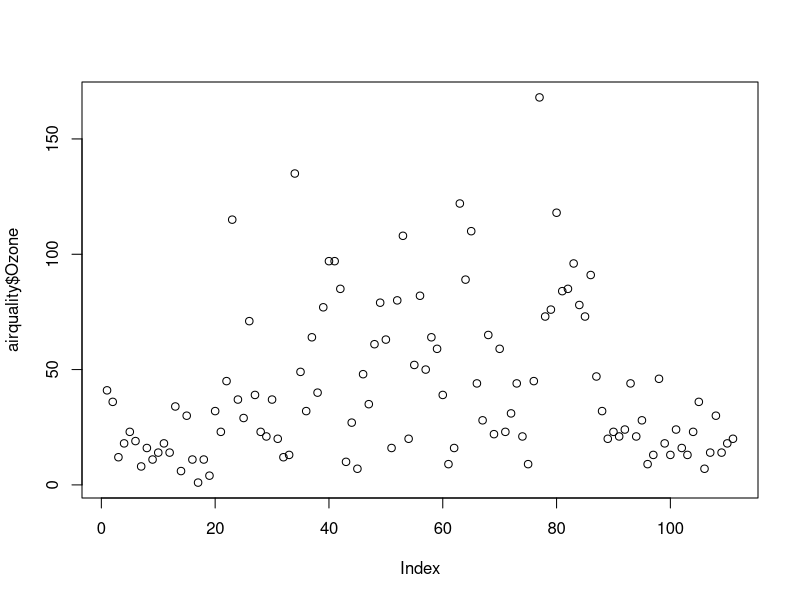
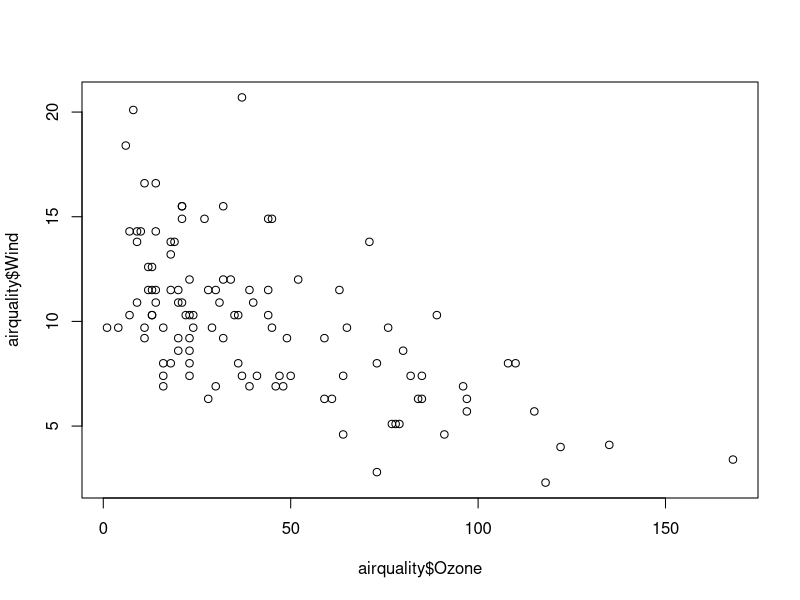
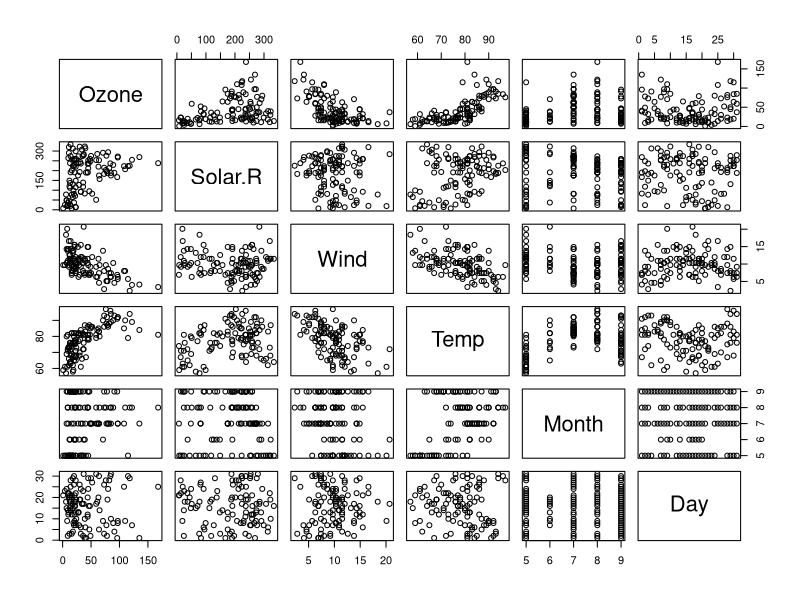
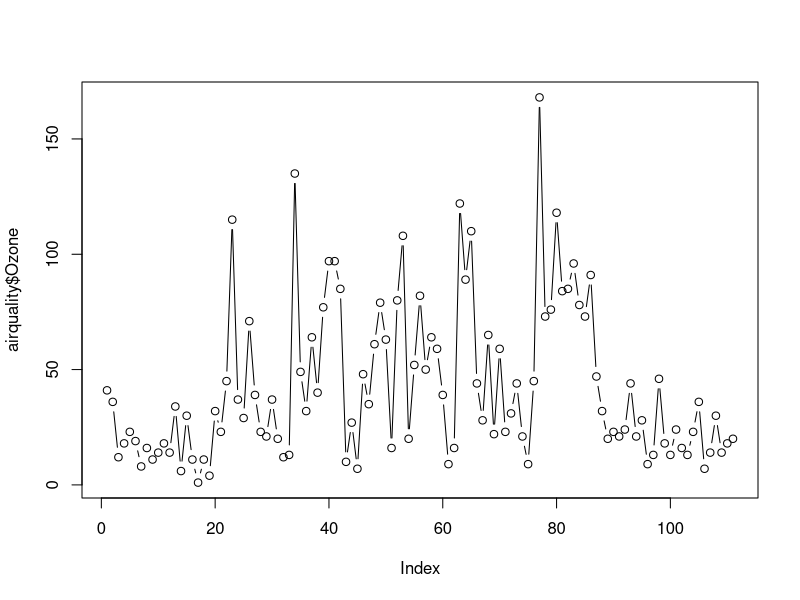
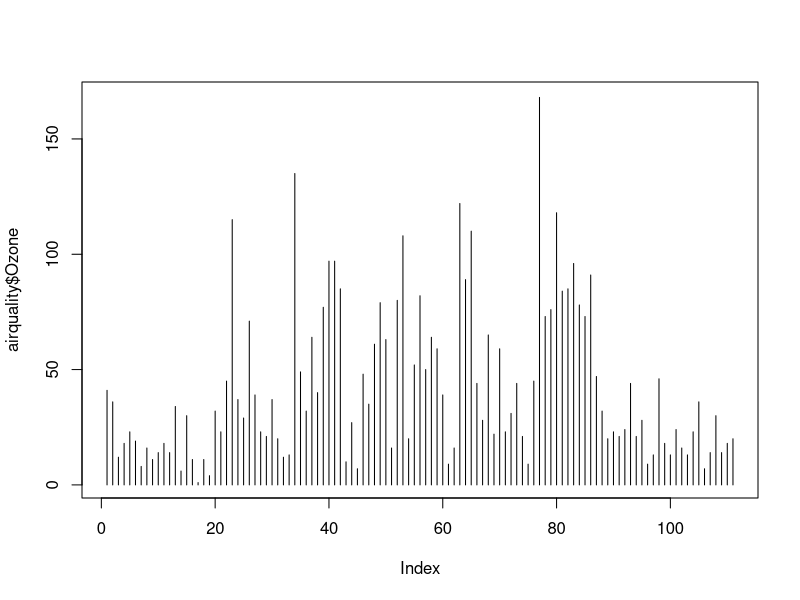
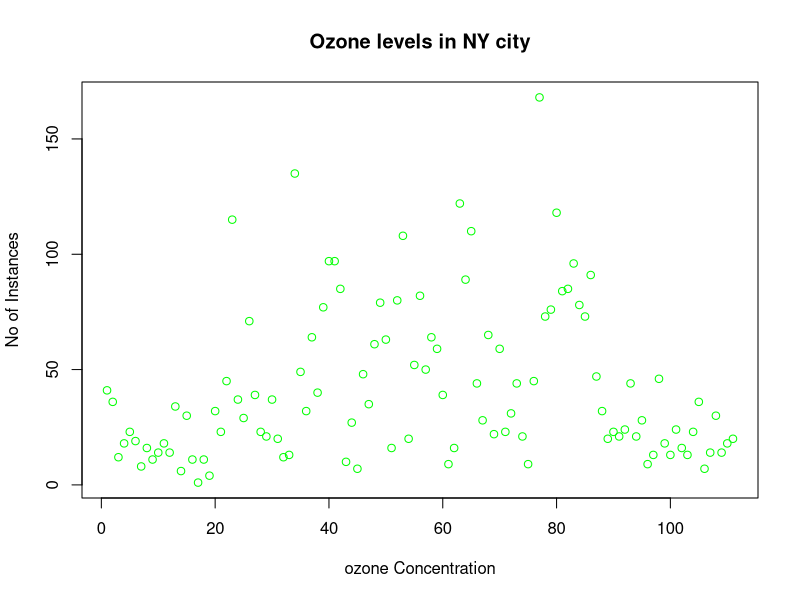
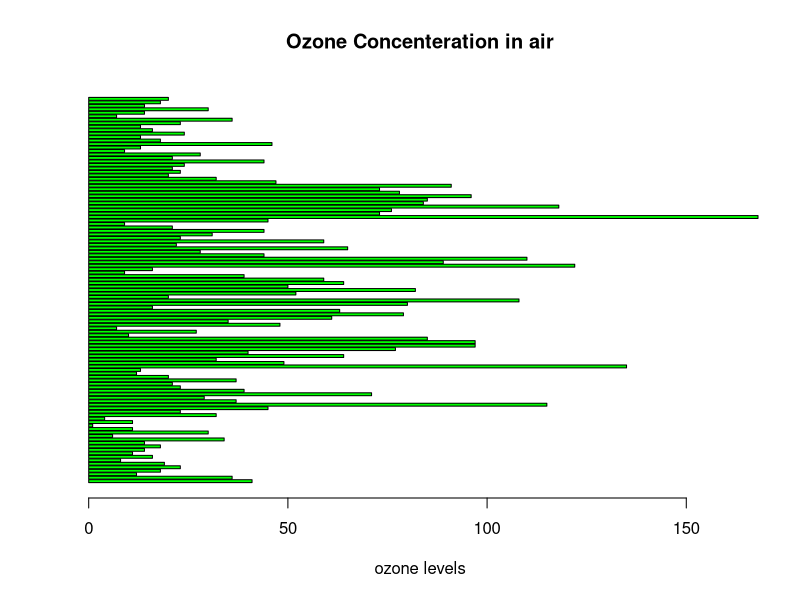
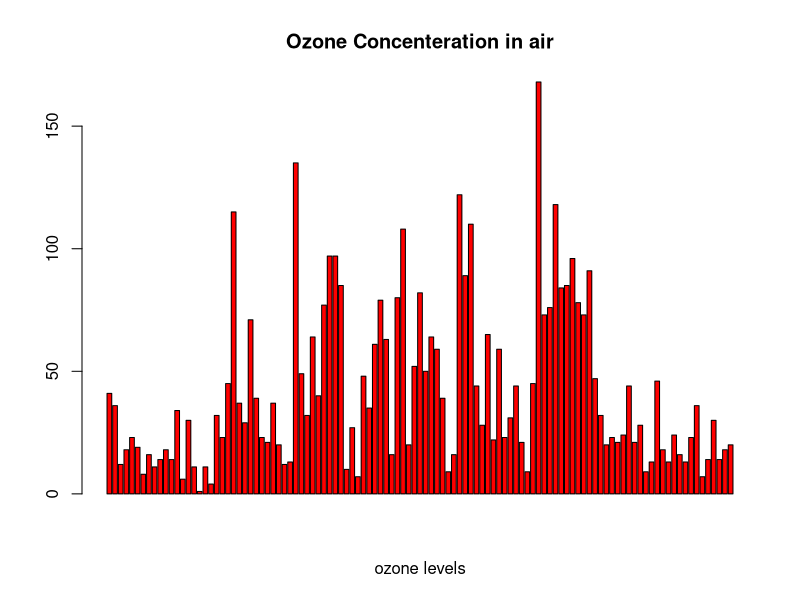

Write the R code that produced these figures, in order.
#setwd("give the path")
airquality = read.csv('airquality.csv',header=TRUE, sep=",")

#data exploration
str(airquality)


head(airquality)
tail(airquality)

summary(airquality)


#some basic plots using the Base R functions
plot(airquality$Ozone)


#plot between ozone and wind value
plot(airquality$Ozone, airquality$Wind) #shows negative correlation


plot(airquality)

#We get a matrix of scatterplots which is a correlation matrix of all the columns.
#The plot above instantly shows that:
  
#  --The level of Ozone and Temperature is correlated positively.
#  --Wind speed is negatively correlated to both Temperature and Ozone level.
#We can quickly discover the relationship between variables by merely looking
#at the plots drawn between them.







#The plot function has an argument called type which can take in values like
#p: points, l: lines,b: both etc. This decides the shape of the output graph.

# points and lines 
plot(airquality$Ozone, type= "b")

# high density vertical lines.
plot(airquality$Ozone, type= "h")
#checkout more about plot
?plot()



#adding labels, title and color

plot(airquality$Ozone, xlab = 'ozone Concentration',
     ylab = 'No of Instances', main = 'Ozone levels in NY city', col = 'green')

# Horizontal bar plot
barplot(airquality$Ozone, main = 'Ozone Concenteration in air',
        xlab = 'ozone levels', col= 'green',horiz = TRUE)


# Vertical bar plot
barplot(airquality$Ozone, main = 'Ozone Concenteration in air',
        xlab = 'ozone levels', col='red',horiz = FALSE)

#histogram
hist(airquality$Solar.R)


hist(airquality$Solar.R, main = 'Solar Radiation values in air',xlab = 'Solar rad.', col='red')


#boxplot
#Single box plot
boxplot(airquality$Solar.R)
# Multiple box plots
boxplot(airquality[,0:4], main='Multiple Box plots')


#grid of charts

#There is a very interesting feature in R
#which enables us to plot multiple charts at once.
#This comes in very handy during the EDA since the need to plot
#multiple graphs one by one is eliminated.
#For drawing a grid, the first argument should specify
#certain attributes like the margin of the grid(mar),
#no of rows and columns(mfrow), whether a border is to be included(bty)
#and position of the labels(las: 1 for horizontal, las: 0 for vertical).

par(mfrow=c(3,3), mar=c(2,5,2,1), las=1, bty="n")
plot(airquality$Ozone)
plot(airquality$Ozone, airquality$Wind)
plot(airquality$Ozone, type= "c")
plot(airquality$Ozone, type= "s")
plot(airquality$Ozone, type= "h")
barplot(airquality$Ozone, main = 'Ozone Concenteration in air',xlab = 'ozone levels', col='green',horiz = TRUE)
hist(airquality$Solar.R)
boxplot(airquality$Solar.R)
boxplot(airquality[,0:4], main='Multiple Box plots')